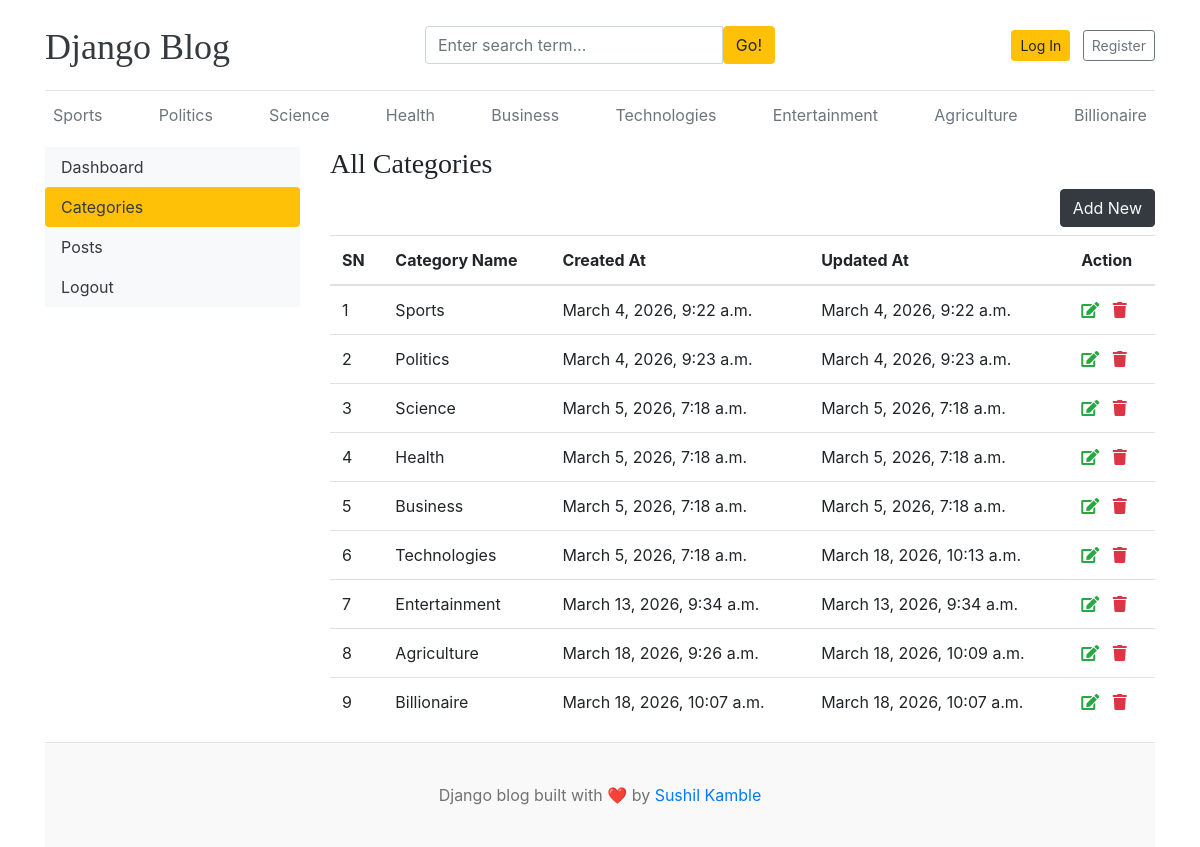
/dashboard/categories/, run on the app's committed database.
### blogs/models.py (models this page shows)
class Category(models.Model):
    category_name = models.CharField(max_length=100, unique=True)
    created_at = models.DateTimeField(auto_now_add=True)
    updated_at = models.DateTimeField(auto_now=True)
    class Meta:
        verbose_name_plural = 'categories'
    def __str__(self):
        return self.category_name

### dashboards/views.py (the view)
# urls.py: path('categories/', views.categories, name='categories'),
def categories(request):
    return render(request, 'dashboard/categories.html')

### blogs/context_processors.py (called while the page is built)
def get_categories(request):
    categories = Category.objects.all()
    return dict(categories=categories)

def get_social_links(request):
    socialLinks = SocialLinks.objects.all()
    return dict(socialLinks = socialLinks)

### templates/dashboard/categories.html (shortened to what this page needs)
{% extends 'base.html' %}
{% block content %}
<div class="row">
    {% include 'dashboard/sidebar.html' %}
    <div class="col-md-9">
        <h3>All Categories</h3>
        <a href="{% url 'add_category' %}" class="btn btn-dark text-light float-right mb-2">Add New</a>
        <table class="table table-hover">
            <thead>
                <tr>
                    <th>SN</th>
                    <th>Category Name</th>
                    <th>Created At</th>
                    <th>Updated At</th>
                    <th>Action</th>
                </tr>
            </thead>
            <tbody>
                {% for cat in categories %}
                    <tr>
                        <td>{{ forloop.counter }}</td>
                        <td>{{ cat }}</td>
                        <td>{{ cat.created_at }}</td>
                        <td>{{ cat.updated_at }}</td>
                        <td>
                            <a href="{% url 'edit_category' cat.id %}"><i class="fa fa-edit text-success"></i></a>
                            <a href="{% url 'delete_category' cat.id %}"><i class="fa fa-trash text-danger"></i></a>
                        </td>
                    </tr>
                {% endfor %}
            </tbody>
        </table>
    </div>
    {% endblock %}

### templates/base.html (shortened to what this page needs)
{% load static %}
<!DOCTYPE html>
<html lang="en">
<head>
    <link href="https://getbootstrap.com/docs/4.0/dist/css/bootstrap.min.css" rel="stylesheet">
    <link href="{% static 'css/blog.css' %}" rel="stylesheet">
    <link rel="stylesheet" href="https://cdnjs.cloudflare.com/ajax/libs/
font-awesome/5.15.2/css/all.min.css" />
</head>
<body>
    <div class="container">
        <header class="blog-header py-3">
            <div class="row flex-nowrap justify-content-between align-items-center">
                <div class="col-4 pt-1">
                    <a class="blog-header-logo text-dark" href="/">Django Blog</a>
                </div>
                <div class="col-4">
                    <form action="{% url 'search' %}" method="GET">
                        <div class="input-group">
                            <input class="form-control" type="text" value="{{ keyword }}" name="keyword"
                                placeholder="Enter search term..." aria-label="Enter search term..."
                                aria-describedby="button-search" />
                            <button type="submit" class="btn btn-warning" id="button-search" type="button">Go!</button>
                        </div>
                    </form>
                </div>
                <div class="col-4 d-flex justify-content-end align-items-center">
                    {% if not user.is_authenticated %}
                    <a class="btn btn-sm btn-warning" href="{% url 'login' %}">Log In</a>&nbsp;
                    <a class="btn btn-sm btn-outline-secondary ml-2" href="{% url 'register' %}">Register</a>
                    {% else %}
                    <span><a href="{% url 'dashboard' %}">Dashboard</a></span>
                    &emsp;
                    <span><button class="btn btn-warning"><a href="{% url 'logout' %}">Logout</a></button></span>
                    {% endif %}
                </div>
            </div>
        </header>
        <div class="nav-scroller py-1 mb-2">
            <nav class="nav d-flex justify-content-between">
                {% for cat in categories %}
                <a class="p-2 text-muted" href="{% url 'posts_by_category' cat.id %}">
                    {{ cat.category_name }}
                </a>
                {% endfor %}
            </nav>
        </div>
        {% block content %}
        {% endblock %}
    </div>
    <footer class="blog-footer">
        <p>Django blog built with ❤️ by <a href="#">Sushil Kamble</a></p>
    </footer>
</body>
</html>

### blog_main/static/css/blog.css (style rules this page uses)
.blog-header { border-bottom: 1px solid #e5e5e5; }
.blog-header-logo { font-family: "Playfair Display", Georgia, "Times New Roman", serif ; font-size: 2.25rem; }
h1, h2, h3, h4, h5, h6 { font-family: "Playfair Display", Georgia, "Times New Roman", serif ; }
.blog-footer { padding: 2.5rem 0; color: #727272; text-align: center; background-color: #f9f9f9; border-top: .05rem solid #e5e5e5; }
.blog-footer p:last-child { margin-bottom: 0; }

### data on the page
Category: category_name "Sports", created_at "March 4, 2026, 9:22 a.m.", updated_at "March 4, 2026, 9:22 a.m."
Category: category_name "Politics", created_at "March 4, 2026, 9:23 a.m.", updated_at "March 4, 2026, 9:23 a.m."
Category: category_name "Science", created_at "March 5, 2026, 7:18 a.m.", updated_at "March 5, 2026, 7:18 a.m."
Category: category_name "Health", created_at "March 5, 2026, 7:18 a.m.", updated_at "March 5, 2026, 7:18 a.m."
Category: category_name "Business", created_at "March 5, 2026, 7:18 a.m.", updated_at "March 5, 2026, 7:18 a.m."
Category: category_name "Technologies", created_at "March 5, 2026, 7:18 a.m.", updated_at "March 18, 2026, 10:13 a.m."
Category: category_name "Entertainment", created_at "March 13, 2026, 9:34 a.m.", updated_at "March 13, 2026, 9:34 a.m."
Category: category_name "Agriculture", created_at "March 18, 2026, 9:26 a.m.", updated_at "March 18, 2026, 10:09 a.m."
Category: category_name "Billionaire", created_at "March 18, 2026, 10:07 a.m.", updated_at "March 18, 2026, 10:07 a.m."
